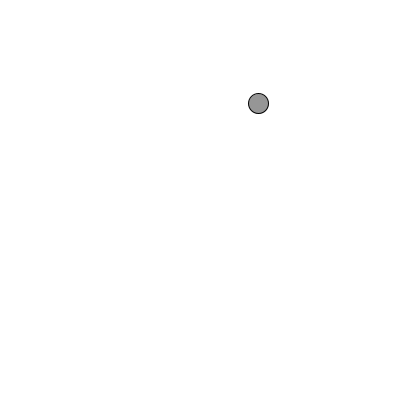
Frame 1 (no input)
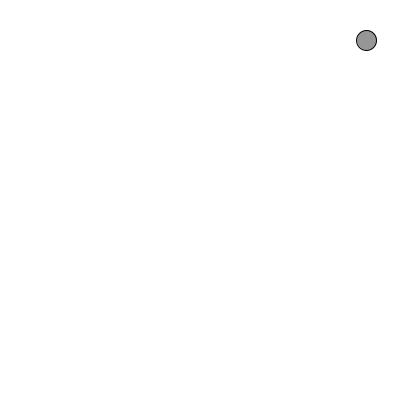
Frame 60 (the mouse pressed at the canvas centre just before this capture)
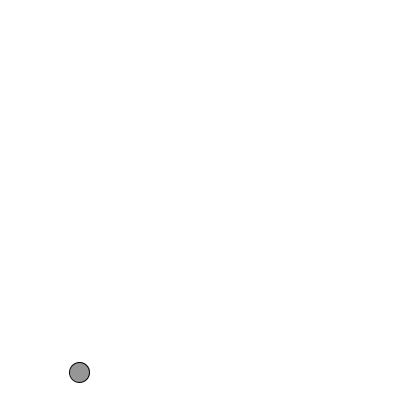
Frame 120 (the mouse held since frame 60 and released just before this capture)

The Processing sketch that drew these frames (run headless with seeded random() and noise(); from frame 60 on, the mouse is pressed at the canvas centre):

// Processing sketch: mover_example
// ── mover_example.pde
Mover orange;

void setup(){
  size(400,400);
  orange = new Mover();
}

void draw(){
  background(255);
  orange.display();
  orange.update();
  orange.checkEdges();
}
// ── Mover.pde
class Mover{
  PVector location;
  PVector velocity;
  PVector acceleration;
  
  Mover(){
    location = new PVector(random(width),random(height));
    velocity = new PVector(random(-2,2),random(-2,2));
    acceleration = new PVector(0.001,-0.001);
  }
  
  void display(){
    stroke(0);
    fill(150);
    ellipse(location.x,location.y,20,20);
  }
  
  void update(){
    velocity.add(acceleration);
    location.add(velocity);
  }
  
  void checkEdges(){
    if(location.x > width){
      location.x = 0;
    } else if(location.x < 0){
      location.x = width;
    }
    
    if(location.y > height){
      location.y = 0;
    } else if(location.y < 0){
      location.y = height;
    }
  }
}
